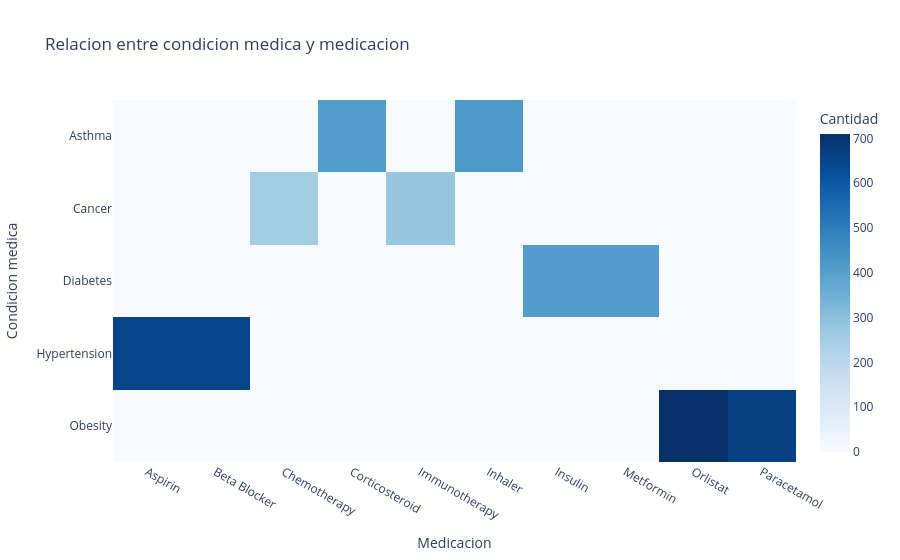

The notebook cell saved with this chart:
### Markdown cell above
### Pertinencia Médica

La idea es responder:
 
**¿Los medicamentos se adaptan a la condición?**

Cortesia de gemini

1. Análisis por Condición
- Hypertension: Reciben Aspirin y Beta Blocker. Es correcto. Los beta-bloqueantes son un tratamiento estándar para controlar la presión arterial, y la aspirina se usa frecuentemente como preventivo cardiovascular en estos pacientes.
- Diabetes: Reciben Insulin y Metformin. Es totalmente coherente. Son los dos pilares del tratamiento para regular los niveles de glucosa en sangre.
- Asthma: Reciben Corticosteroid e Inhaler. Es correcto. Los inhaladores proporcionan alivio rápido o mantenimiento, y los corticosteroides tratan la inflamación crónica de las vías respiratorias.
- Cáncer: Reciben Chemotherapy e Immunotherapy. Es adecuado. Son tratamientos oncológicos estándar para atacar células tumorales y fortalecer el sistema inmune.
- Obesidad: Reciben Orlistat y Paracetamol. Aquí hay un punto a observar:
    - Orlistat: Es un medicamento específico para la pérdida de peso, por lo que es correcto.
    - Paracetamol: No trata la obesidad en sí. Sin embargo, en la vida real, se asocia frecuentemente a pacientes con obesidad para tratar dolores articulares o de espalda derivados del exceso de peso.
2. Conclusiones para tu Análisis Exploratorio (EDA)
- Alta Coherencia Clínica: El gráfico muestra bloques muy limpios. Esto indica que en tu dataset no hay errores groseros de carga (como un asmático recibiendo quimioterapia). La práctica médica registrada es consistente con los diagnósticos.
- Foco en el Volumen: Las celdas más oscuras (Hipertensión y Obesidad) coinciden con las enfermedades que mencionaste que generan más gasto total. Hay más pacientes en estos grupos, por lo que se consume más medicación.
- Oportunidad de Gestión: Al ver que los tratamientos están tan estandarizados, el problema de la prepaga no parece ser la "mala praxis", sino la alta prevalencia de crónicos. La recomendación ingenieril sería intervenir en la prevención de la obesidad y la hipertensión para reducir la necesidad de estas recetas a largo plazo

### Code cell
# Tabla cruzada
med_condition_medication = pd.crosstab(
    data["Medical Condition"],
    data["Medication"]
)

fig = px.imshow(
    med_condition_medication,
    color_continuous_scale="Blues",
    aspect="auto",
    labels={"x": "Medicacion", "y": "Condicion medica", "color": "Cantidad"},
    title="Relacion entre condicion medica y medicacion"
)

fig.update_xaxes(side="bottom")
fig.update_layout(template="plotly_white")
fig.show()

### Figure 1 — Plotly figure (JSON) as saved in the notebook; plotly's stock layout.template omitted (floating-point values rounded to 4 significant figures)
{"data": [{"coloraxis": "coloraxis", "hovertemplate": "Medicacion: %{x}<br>Condicion medica: %{y}<br>Cantidad: %{z}<extra></extra>", "name": "0", "type": "heatmap", "x": ["Aspirin", "Beta Blocker", "Chemotherapy", "Corticosteroid", "Immunotherapy", "Inhaler", "Insulin", "Metformin", "Orlistat", "Paracetamol"], "xaxis": "x", "y": ["Asthma", "Cancer", "Diabetes", "Hypertension", "Obesity"], "yaxis": "y", "z": [[0, 0, 0, 405, 0, 420, 0, 0, 0, 0], [0, 0, 253, 0, 279, 0, 0, 0, 0, 0], [0, 0, 0, 0, 0, 0, 408, 408, 0, 0], [655, 656, 0, 0, 0, 0, 0, 0, 0, 0], [0, 0, 0, 0, 0, 0, 0, 0, 710, 668]]}], "layout": {"coloraxis": {"colorbar": {"title": {"text": "Cantidad"}}, "colorscale": [[0, "rgb(247,251,255)"], [0.125, "rgb(222,235,247)"], [0.25, "rgb(198,219,239)"], [0.375, "rgb(158,202,225)"], [0.5, "rgb(107,174,214)"], [0.625, "rgb(66,146,198)"], [0.75, "rgb(33,113,181)"], [0.875, "rgb(8,81,156)"], [1, "rgb(8,48,107)"]]}, "title": {"text": "Relacion entre condicion medica y medicacion"}, "xaxis": {"anchor": "y", "domain": [0, 1], "side": "bottom", "title": {"text": "Medicacion"}}, "yaxis": {"anchor": "x", "autorange": "reversed", "domain": [0, 1], "title": {"text": "Condicion medica"}}}}
